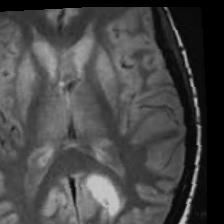
#> input picture augmented_data/yes/Y_1076.jpg, 224 x 224 px; its folder holds only this picture in this run
$ jupyter execute --allow-errors tumor_classifier.ipynb   (shell and % lines are left out)
#> lines starting #> are read from the running program, lines starting #| are printed output that depends on the picture; after the words box and inside, x2 and y2 are one past the last pixel; in counts of white or black regions, pixels touching at a corner belong together
[cell 1]
import torch
import pandas as pd
import numpy as np
import matplotlib.pyplot as plt
import os
import shutil
import cv2
import matplotlib.image as mpimg
import seaborn as sns
plt.style.use('ggplot')

[cell 2]
import zipfile
#> (the rest of this cell did not finish here and is left out)

[cell 3]
## EDA: Exploratory Data Analysis

[cell 4]
listyes = os.listdir("brain_tumor_dataset/yes/")
number_files_yes = len(listyes)
print(number_files_yes)

#> (the rest of this cell did not finish here and is left out)

#> (a cell that did not finish here is left out)

[cell 6]
import torch
from torch import nn
from torchvision.transforms import v2
from torchvision.transforms import InterpolationMode
from PIL import Image
def augmented_data(file_dir, n_generated_samples, save_to_dir):
    transforms = v2.Compose([
        v2.RandomResizedCrop(224),  # Example of a spatial transformation
        v2.RandomHorizontalFlip(),
        v2.RandomVerticalFlip(),
        v2.ColorJitter(brightness=0.2, contrast=0.2, saturation=0.2),  # Adjust brightness, contrast, and saturation
        v2.RandomRotation(30),  # Example of a spatial transformation
        v2.RandomAffine(degrees=0, translate=(0.1, 0.1)),  # Example of a spatial transformation
        v2.ToTensor(),  # Convert PIL Image to Tensor
    ])
    for filename in os.listdir(file_dir):
        image = Image.open(os.path.join(file_dir, filename))
        image = image.convert('RGB')

        for i in range(n_generated_samples):
            augmented_image = v2.ToPILImage()(transforms(image))
            new_filename = f"aug_{filename[:-4]}_{i}.jpg"
            augmented_image.save(os.path.join(save_to_dir, new_filename))

[cell 7]
def timing(sec_elapsed):
    h = int(sec_elapsed / (60*60))
    m = int(sec_elapsed % (60*60) / 60)
    s = sec_elapsed % 60
    return f"{h}:{m}:{s}"

[cell 8]
import time
start_time = time.time()

yes_path = 'brain_tumor_dataset/yes'
no_path = 'brain_tumor_dataset/no'
augmented_file_path = 'augmented_data/'

#augmented_data(file_dir = yes_path, n_generated_samples=6, save_to_dir = augmented_file_path + 'yes')
augmented_data(file_dir = no_path, n_generated_samples=9, save_to_dir = augmented_file_path + 'no')
#> (the call stopped at in augmented_data, `transforms = v2.Compose([ v2.RandomResizedCrop(224),`: torchvision is not available in this run)

end_time = time.time()
print(timing(end_time-start_time))
#> in load_data, image is the input picture: shape (224, 224, 3); min 0, max 202, mean 71.3

[cell 9]
print("Number of positive samples: ", len(os.listdir('augmented_data/yes/')))
#> (the rest of this cell did not finish here and is left out)

[cell 10]
folder = 'augmented_data/yes/'
count = 1

for filename in os.listdir(folder):
    source = folder + filename
    destination = folder + "Y_" + str(count) + ".jpg"
    os.rename(source, destination)
    count += 1
print("All files renamed in yes directory")

[cell 11]
folder = 'augmented_data/no/'
count = 1

#> (the rest of this cell did not finish here and is left out)

[cell 12]
# Plot
listyes = os.listdir("augmented_data/yes/")
number_files_yes = len(listyes)
print(number_files_yes)

#> (the rest of this cell did not finish here and is left out)

[cell 13]
# Data Preprocessing
# Convert RGB TO GRAY
# Apply Gaussian Blur
# Threshold
# Erode
# Dilate
# Find Contours

[cell 14]
import imutils
def crop_brain_tumor(image):
    gray = cv2.cvtColor(image, cv2.COLOR_RGB2GRAY)
    gray = cv2.GaussianBlur(gray, (5,5), 0)

    thres = cv2.threshold(gray, 45, 255, cv2.THRESH_BINARY)[1]
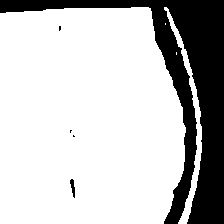
#> thres: shape (224, 224); 76.2% white; 5 black regions (3 under 20 px), largest, box (x1, y1, x2, y2) and area: (0, 0, 224, 224) 11895, (70, 179, 75, 198) 55
    thres = cv2.dilate(cv2.erode(thres, None, iterations = 2), None, iterations = 2)
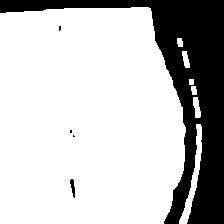
#> thres: shape (224, 224); 75.6% white; 5 black regions (3 under 20 px)

    cnts = cv2.findContours(thres.copy(), cv2.RETR_EXTERNAL, cv2.CHAIN_APPROX_SIMPLE)
#> cnts = 7 contours; box (x1, y1, x2, y2) and area: (0, 7, 186, 224) 36695, (179, 124, 202, 224) 506, (193, 97, 201, 118) 93, (182, 51, 190, 68) 70, (177, 38, 183, 47) 35, (191, 86, 197, 95) 34, (189, 79, 194, 85) 20
    cnts = imutils.grab_contours(cnts)

    c = max(cnts, key=cv2.contourArea)
#> c = contour of 112 points, box (x1, y1, x2, y2) (0, 7, 186, 224), area 36695

    extLeft = tuple(c[c[:,:,0].argmin()][0])
#> extLeft = (0, 13)
    extRight = tuple(c[c[:,:,0].argmax()][0])
#> extRight = (185, 132)
    extTop = tuple(c[c[:,:,1].argmin()][0])
#> extTop = (131, 7)
    extBottom = tuple(c[c[:,:,1].argmax()][0])
#> extBottom = (0, 223)

    new_image = image[extTop[1]:extBottom[1], extLeft[0]:extRight[0]]
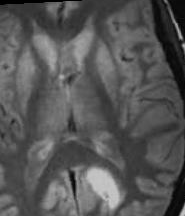
#> new_image: shape (216, 185, 3); min 0, max 202, mean 85.6

[cell 15]
# Image loading functions
from sklearn.utils import shuffle
def load_data(dir_list, image_size):
    X, y = [], []

    image_width, image_height = image_size

    for directory in dir_list:
        for filename in os.listdir(directory):
            image = cv2.imread(directory + '/' + filename)
            if image is None:
                print(f"Failed to load image: {directory + '/' + filename}")
                continue
            image = crop_brain_tumor(image)
            image = cv2.resize(image, dsize=(image_width, image_height), interpolation=cv2.INTER_CUBIC)
            image = image / 255
            X.append(image)
            if directory[-3:] == 'yes':
                y.append(1)
            else:
                y.append(0)
    X = np.array(X)
    y = np.array(y)
    X, y = shuffle(x, y)

    print(f"Number of examples: {len(X)}")
    print(f"X SHAPE is: {X.shape}")
    print(f"y SHAPE is: {y.shape}")
    return X, y

$ run again, on augmented_data/yes/Y_1183.jpg
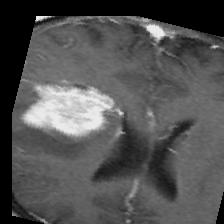
#> input picture augmented_data/yes/Y_1183.jpg, 224 x 224 px
#> in load_data, image is the input picture: shape (224, 224, 3); min 0, max 250, mean 82.6
#> in crop_brain_tumor, `thres = cv2.dilate(cv2.erode(thres, None, iterations = 2), None, itera..`:
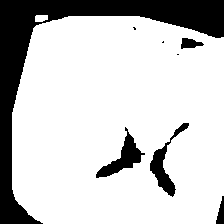
#> thres: shape (224, 224); 79.1% white; 8 black regions (3 under 20 px)
#> cnts = 2 contours; box (x1, y1, x2, y2) and area: (12, 16, 224, 224) 40874, (35, 15, 48, 22) 64
#> c = contour of 148 points, box (x1, y1, x2, y2) (12, 16, 224, 224), area 40874
#> extLeft = (12, 112)
#> extRight = (223, 195)
#> extTop = (68, 16)
#> extBottom = (43, 223)
#> in crop_brain_tumor, `new_image = image[extTop[1]:extBottom[1], extLeft[0]:extRight[0]]`:
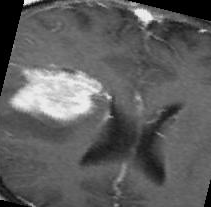
#> new_image: shape (207, 211, 3); min 0, max 250, mean 94.3

$ run again, on augmented_data/yes/Y_1189.jpg
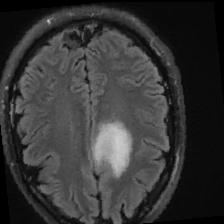
#> input picture augmented_data/yes/Y_1189.jpg, 224 x 224 px
#> in load_data, image is the input picture: shape (224, 224, 3); min 0, max 206, mean 53.8
#> in crop_brain_tumor, `thres = cv2.dilate(cv2.erode(thres, None, iterations = 2), None, itera..`:
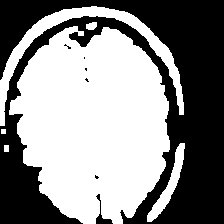
#> thres: shape (224, 224); 54.2% white; 7 black regions (5 under 20 px)
#> cnts = 6 contours, 1 with area under 20; largest, box (x1, y1, x2, y2) and area: (9, 26, 170, 224) 23012, (0, 6, 184, 126) 2658, (147, 143, 185, 222) 676, (86, 22, 97, 30) 56, (4, 145, 9, 152) 24
#> c = contour of 320 points, box (x1, y1, x2, y2) (9, 26, 170, 224), area 23012
#> extLeft = (9, 110)
#> extRight = (169, 149)
#> extTop = (73, 26)
#> extBottom = (83, 223)
#> in crop_brain_tumor, `new_image = image[extTop[1]:extBottom[1], extLeft[0]:extRight[0]]`:
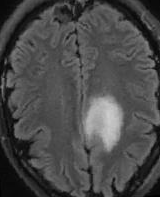
#> new_image: shape (197, 160, 3); min 0, max 206, mean 74.1

$ run again, on augmented_data/yes/Y_1196.jpg
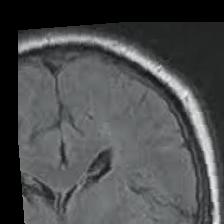
#> input picture augmented_data/yes/Y_1196.jpg, 224 x 224 px
#> in load_data, image is the input picture: shape (224, 224, 3); mean B, G, R 78.1, 77, 75.7
#> in crop_brain_tumor, `thres = cv2.threshold(gray, 45, 255, cv2.THRESH_BINARY)[1]`:
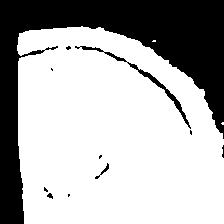
#> thres: shape (224, 224); 69.4% white; 11 black regions (7 under 20 px), largest, box (x1, y1, x2, y2) and area: (0, 0, 224, 224) 14700, (75, 46, 191, 129) 493, (95, 163, 109, 179) 46, (47, 193, 53, 199) 22
#> cnts = 1 contour; box (x1, y1, x2, y2) and area: (17, 27, 224, 224) 35072
#> c = contour of 161 points, box (x1, y1, x2, y2) (17, 27, 224, 224), area 35072
#> extLeft = (17, 45)
#> extRight = (223, 223)
#> extTop = (67, 27)
#> extBottom = (24, 223)
#> in crop_brain_tumor, `new_image = image[extTop[1]:extBottom[1], extLeft[0]:extRight[0]]`:
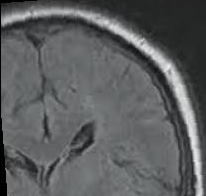
#> new_image: shape (196, 206, 3); mean B, G, R 95.7, 94.3, 92.7
